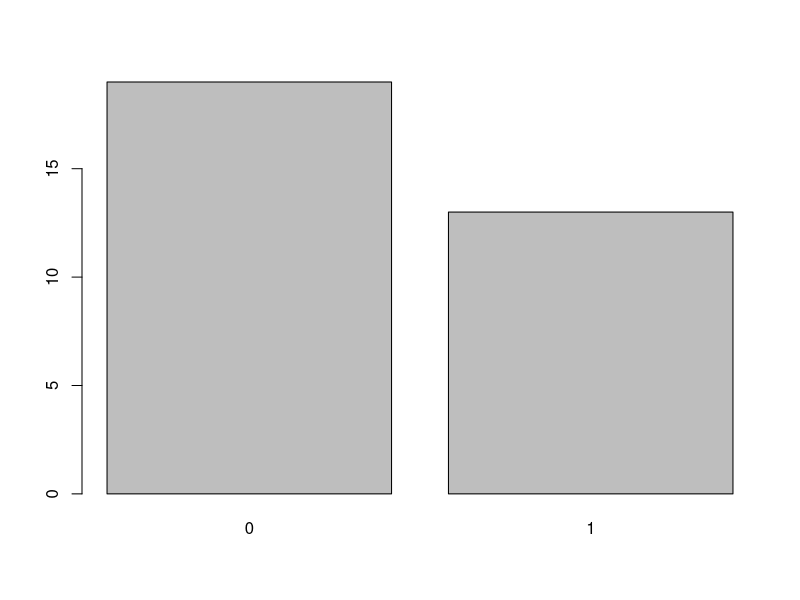

R code for this plot: (Note: this script raises an error after producing the figure.)
sort(mtcars$hp)
mtcars$hp


table(mtcars$am)
barplot(table(mtcars$am))


barplot(table(homeprice$bedrooms, homeprice$full), 
        col=2:6, legend.text=c("one bed", "2", "3", "4", "5"),
        beside=T )


priceMean= tapply(homeprice$sale, homeprice$bedroom,FUN=mean)
priceSd = tapply(homeprice$sale, homeprice$bedroom, FUN=sd)

mybarplot = barplot(priceMean)
arrows(mybarplot, priceMean, mybarplot, priceMean+priceSd, angle=90)

hist(homeprice$sale[homeprice$full==1], breaks=seq(0,700,50), freq=F)

boxplot(sale~bedrooms,data=homeprice,horizontal=T,xlab="Sales Price", ylab="Number of Bedrooms")

stripchart(sale~bedrooms, data=homeprice, vert=T, method="jitter")
mtext("With Averages and Standard deviations")


dotchart(homeprice$sale, groups=factor(homeprice$full))


panel.hist <- function(x, ...)
{
    usr <- par("usr"); on.exit(par(usr))
    par(usr = c(usr[1:2], 0, 1.5) )
    h <- hist(x, plot = FALSE)
    breaks <- h$breaks; nB <- length(breaks)
    y <- h$counts; y <- y/max(y)
    rect(breaks[-nB], 0, breaks[-1], y, col = "cyan", ...)
}
panel.cor <- function(x, y, digits = 2, prefix = "", cex.cor, ...)
{
    usr <- par("usr"); on.exit(par(usr))
    par(usr = c(0, 1, 0, 1))
    r <- abs(cor(x, y))
    txt <- format(c(r, 0.123456789), digits = digits)[1]
    txt <- paste0(prefix, txt)
    if(missing(cex.cor)) cex.cor <- 0.8/strwidth(txt)
    text(0.5, 0.5, txt, cex = cex.cor * r)
}

pairs(homeprice, diag.panel=panel.hist, upper.panel=panel.smooth, lower.panel=panel.cor)


coplot(sale~list | factor(full), data=homeprice, panel=panel.smooth)



#lattice

library(lattice)
mtcars$fCyl = factor(mtcars$cyl, labels=c("4 Cyl", "6 Cyl", "8 Cyl"))
mtcars$fAm = factor(mtcars$am, labels=c("Manual", "Automatic"))

barchart(~table(mtcars$fAm), data = mtcars)
barchart(~prop.table(table(mtcars$fAm)), data=mtcars)
Counts = c(table(mtcars$fAm, mtcars$fCyl))
dataTemp = data.frame(Counts, Cyl=rep(c("4", "6", "8"),each=2), Trans=rep(c("manual", "auto"), times=3))

barchart(Counts~Cyl, groups=Trans, data=dataTemp, auto.key=T)
barchart(rownames(mtcars)~mpg|fCyl*fAm, layout=c(6,1), origin=0, data=mtcars)
